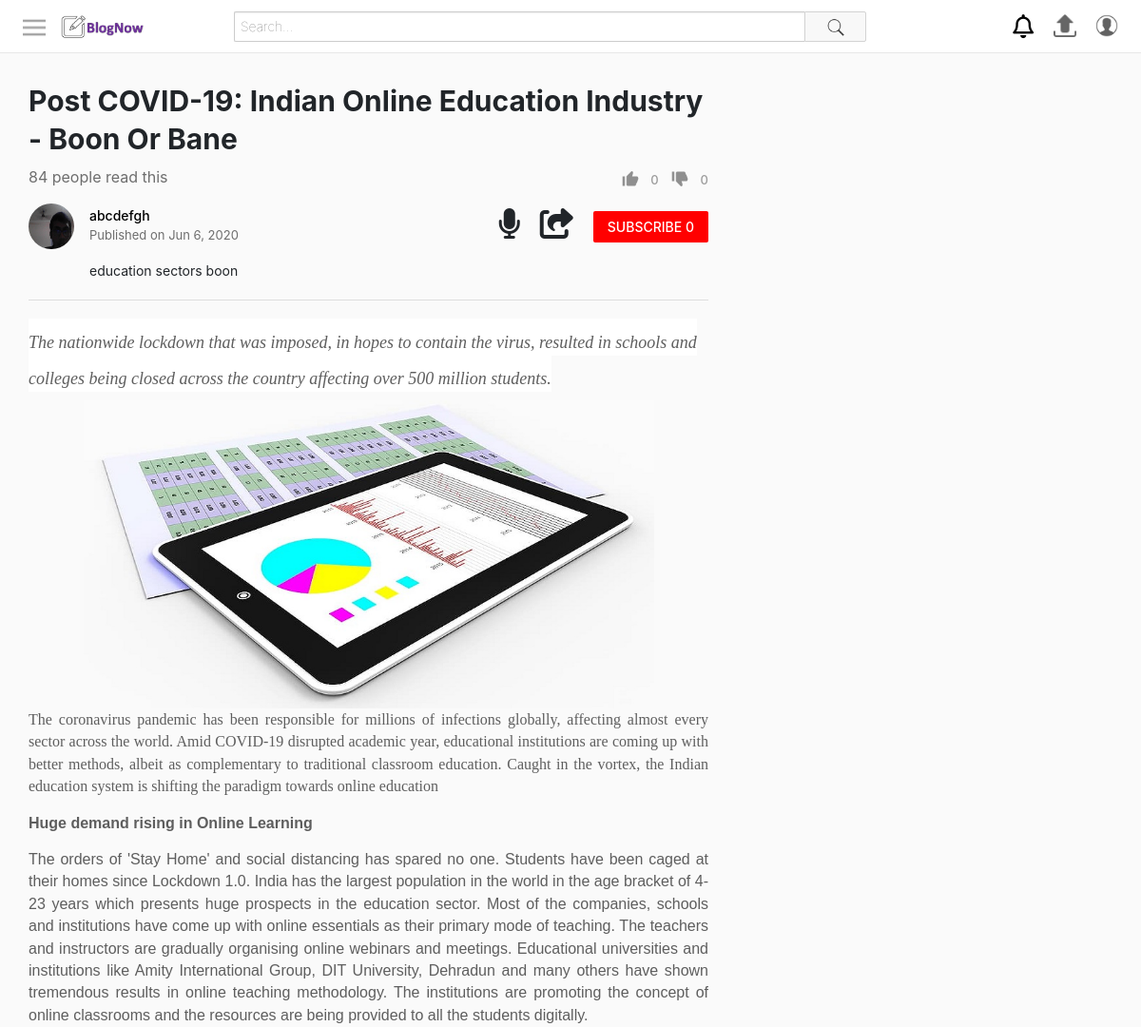
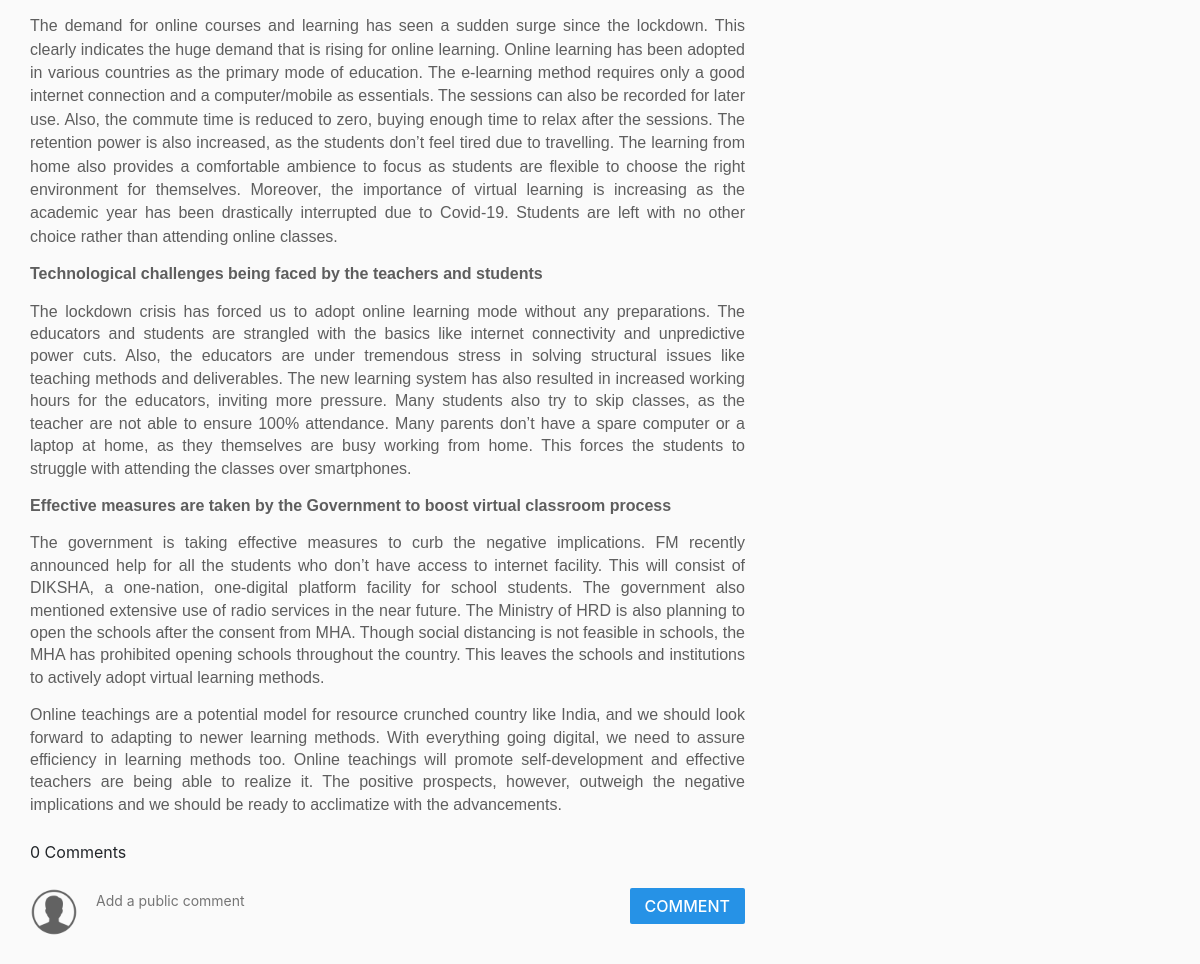
/read.php?id=171 (signed in), run on the app's committed database (2 pictures, top to bottom).
### tables this page shows
CREATE TABLE `users` (
  `id` int(11) NOT NULL,
  `firstName` varchar(25) NOT NULL,
  `lastName` varchar(25) NOT NULL,
  `username` varchar(25) NOT NULL,
  `email` varchar(100) NOT NULL,
  `password` varchar(255) NOT NULL,
  `signUpDate` datetime NOT NULL DEFAULT current_timestamp(),
  `profilePic` varchar(255) NOT NULL,
  `statusPaused` int(11) NOT NULL DEFAULT 0,
  `statusPaused2` int(11) NOT NULL DEFAULT 0
);

CREATE TABLE `articles` (
  `id` int(11) NOT NULL,
  `uploadedBy` varchar(50) NOT NULL,
  `title` varchar(70) NOT NULL,
  `description` varchar(1000) NOT NULL,
  `privacy` int(11) NOT NULL,
  `category` int(11) NOT NULL,
  `uploadDate` datetime NOT NULL DEFAULT current_timestamp(),
  `views` int(11) NOT NULL,
  `length` varchar(10) NOT NULL,
  `content` varchar(10000) NOT NULL
);

### includes/classes/User.php (called while the page is built, shortened)
<?php
class User{
    private $con, $sqlData, $username;
    public function __construct($con, $username) {
        $this->con=$con;
        $query=$this->con->prepare("SELECT * FROM users WHERE username = :un");
        $query->bindParam(":un", $username);
        $query->execute();
        $this->sqlData=$query->fetch(PDO::FETCH_ASSOC);
        $this->username=$username;
    }
    public static function isLoggedIn() {
        return isset($_SESSION["userLoggedIn"]);
    }
    public function getUsername() {
        return $this->username;
    }
    public function getProfilePic() {
        if($this->sqlData)
            return $this->sqlData["profilePic"];
        else
            return "assets/images/profilePictures/default.png";
    }
    public function isSubscribedTo($userTo) {
        $query=$this->con->prepare("SELECT * FROM subscribers WHERE userTo=:userTo and userFrom=:userFrom");
        $query->bindParam(":userTo", $userTo);
        $query->bindParam(":userFrom", $username);
        $username = $this->getUsername();
        $query->execute();
        return $query->rowCount() > 0;
    }
    public function getSubscriberCount() {
        $query=$this->con->prepare("SELECT * FROM subscribers WHERE userTo=:userTo");
        $query->bindParam(":userTo", $username);
        $query->execute();
        return $query->rowCount();
    }
}
?>

### includes/classes/Article.php (called while the page is built, shortened)
<?php
class Article{
    private $con, $sqlData, $userLoggedInObj;
    public function __construct($con, $input, $userLoggedInObj) {
        $this->con=$con;
        $this->userLoggedInObj=$userLoggedInObj;
        if(is_array($input)){
            $this->sqlData=$input;
        }
        else{
            $query=$this->con->prepare("SELECT * FROM articles WHERE id = :id");
            $query->bindParam(":id", $input);
            $query->execute();
            $this->sqlData=$query->fetch(PDO::FETCH_ASSOC);
        }
    }
    public function getId() {
        return $this->sqlData["id"];
    }
    public function getUploadedBy() {
        return $this->sqlData["uploadedBy"];
    }
    public function getTitle() {
        return $this->sqlData["title"];
    }
    public function getDescription() {
        return $this->sqlData["description"];
    }
    public function getContent() {
        return $this->sqlData["content"];
    }
    public function getUploadDate() {
        $date=$this->sqlData["uploadDate"];
        return date("M j, Y", strtotime($date));
    }
    public function getViews() {
        return $this->sqlData["views"];
    }
    public function incrementViews() {
        $articleId=$this->getId();
        $this->sqlData["views"]=$this->sqlData["views"]+1;
    }
        public function getLikes() {
        $query=$this->con->prepare("SELECT count(*) as'count' FROM likes WHERE articleId=:articleId");
        $query->bindParam(":articleId", $articleId);
        $query->execute();
        $data=$query->fetch(PDO::FETCH_ASSOC);
        return $data["count"];
        }
        public function getDislikes() {
            $query=$this->con->prepare("SELECT count(*) as'count' FROM dislikes WHERE articleId=:articleId");
            $query->bindParam(":articleId", $articleId);
            $query->execute();
            $data=$query->fetch(PDO::FETCH_ASSOC);
            return $data["count"];
            }
            public function wasLikedBy() {
                $query=$this->con->prepare("SELECT * FROM likes WHERE username=:username and articleId=:articleId");
                $query->bindParam(":username", $username);
                $query->bindParam(":articleId", $id);
                $id=$this->getId();
                $username=$this->userLoggedInObj->getUsername();
                $query->execute();
                return $query->rowCount() >0;
            }
            public function wasDislikedBy() {
                $query=$this->con->prepare("SELECT * FROM dislikes WHERE username=:username and articleId=:articleId");
                $query->bindParam(":username", $username);
                $query->bindParam(":articleId", $id);
                $query->execute();
                return $query->rowCount() >0;
            }
}
?>

### includes/classes/ButtonProvider.php (the view, shortened to what this page needs)
<?php
class ButtonProvider {
    public static $signInFunction="notSignedIn()";
    public static function createLink($link) {
        return User::isLoggedIn() ? $link: ButtonProvider::$signInFunction;
    }
    public static function createButton($text, $imageSrc, $action, $class) {
       $image=($imageSrc==null)?"":"<img src='$imageSrc'>";
       $action=ButtonProvider::createLink($action);
        return "<button class='$class' onclick='$action' >
                    $image
                    <span class='text'>$text</span>
                </button>";
    }
    public static function createUserProfileButton($con, $username) {
        $userObj=new User($con, $username);
        $profilePic=$userObj->getProfilePic();
        $link="profile.php?username=$username";
        if($username=="") {
            $userProfile="<a onclick='notSignedIn2(this)'>";
        }
        else {
            $userProfile="<a href='$link'>";
        }
        return "$userProfile
                    <img src='$profilePic' class='profilePicture'>
                </a>";
    }
    public static function createSubscriberButton($con, $userToObj, $userLoggedInObj) {
        $userTo=$userToObj->getUsername();
        $userLoggedIn=$userLoggedInObj->getUsername();
        $isSubscribedTo=$userLoggedInObj->isSubscribedTo($userTo);
        $buttonText = $isSubscribedTo ? "SUBSCRIBED" : "SUBSCRIBE";
        $buttonText .= " " . $userToObj->getSubscriberCount();
        $buttonClass=$isSubscribedTo?"unsubscribe button":"subscribe button";
        $action="subscribe(\"$userTo\", \"$userLoggedIn\", this)";
        $button=ButtonProvider::createButton($buttonText, null, $action, $buttonClass);
        return "<div class='subscribeButtonContainer'>
                    $button
                </div>";
    }
    public static function createUserProfileNavigationButton($con, $username) {
        if(User::isLoggedIn()) {
            return ButtonProvider::createUserProfileButton($con, $username);
        }
        else {
            return "<a href='signIn.php'>
                        <span class='signInLink'>SIGN IN</span>
                    </a>";
        }
    }
}
?>

### includes/classes/ArticleInfoSection.php
<?php
require_once("includes/classes/ArticleInfoControls.php");
class  ArticleInfoSection {
    private $con, $article, $userLoggedInObj;
    public function __construct($con, $article, $userLoggedInObj) {
            $this->article=$article;
            $this->con=$con;
            $this->userLoggedInObj=$userLoggedInObj;
    }
    public function create() {
        return $this->createPrimaryInfo() . $this->createSecondaryInfo();
    }
    private function createPrimaryInfo() {
        $title=$this->article->getTitle();
        $views=$this->article->getViews();
        $articleInfoControls=new ArticleInfoControls($this->article, $this->userLoggedInObj);
        $controls=$articleInfoControls->create();
        return "<div class='articleInfo'>
                    <h1>$title</h1>
                    <div class='bottomSection'>
                        <span class='viewCount'>$views people read this</span>
                        $controls
                    </div>
                </div>";
    }
    private function createSecondaryInfo() {
        $description=$this->article->getDescription();
        $uploadDate=$this->article->getUploadDate();
        $uploadedBy=$this->article->getUploadedBy();
        $profileButton=ButtonProvider::createUserProfileButton($this->con, $uploadedBy);
        if($uploadedBy == $this->userLoggedInObj->getUsername()) {
            $actionButton=ButtonProvider::createEditArticleButton($this->article->getId());
        }
        else {
            $userToObj=new User($this->con, $uploadedBy);
            $actionButton=ButtonProvider::createSubscriberButton($this->con, $userToObj, $this->userLoggedInObj);
        }
        $btn="btn";
        $speak="<a class='iconMargin' id='speaker'>
                    <i class='fas fa-2x fa-microphone'></i>
                </a>";
        $share="<a class='iconMargin' id='$btn'>
                    <i class='fas fa-2x fa-share-square'></i>
                </a>";
        return "<div class='secondaryInfo'>
                    <div class='topRow'>
                    $profileButton
                    <div class='uploadInfo'>
                        <span class='owner'>
                            <a href='profile.php?username=$uploadedBy'>
                                $uploadedBy
                            </a>
                        </span>
                        <span class='date'>Published on $uploadDate</span>
                    </div>
                    $speak
                    $share
                    $actionButton
                    </div>
                    <div class='descriptionContainer'>
                        $description
                    </div>
                </div>";
    }
}
?>

### includes/classes/ArticleRead.php
<?php
class ArticleRead {
    private $article;
    public function __construct($article) {
            $this->article=$article;
    }
    public function create() {
        $content=$this->article->getContent();
        return "<div class='articleRead'>
                    $content
                </div>";
    }
}
?>

### assets/css/style.css (style rules this page uses)
html, body { height:100%; padding:0; margin:0; }
#mastHeadContainer button:not(.searchButton), #mastHeadContainer .rightIcons img { cursor: pointer; width: 40px; height: 40px; padding: 8px; box-sizing: border-box; border: none; background-color: transparent; }
#mastHeadContainer .rightIcons a { vertical-align: top; }
.readLeftColumn .articleRead { width:100%; }
.articleInfo { width: 100%; padding: 20px 0 8px 0; }
.articleInfo h1 { display: block; overflow: hidden; font-size: 30px; font-weight: 750; line-height: 40px; }
.articleInfo .bottomSection { display: flex; }
.articleInfo .bottomSection .viewCount { color: rgba(17,17,17,0.6); font-size: 16px; flex: 1; }
.articleInfo .bottomSection .controls button { padding: 0; background-color: transparent; border: none; color: rgba(17,17,17,0.4); font-weight: 500; font-size: 13px; cursor: pointer; }
.articleInfo .bottomSection .controls button img { height:20px; width:20px; margin:4px 8px 8px 8px; }
.secondaryInfo .topRow { display: flex; margin-bottom: 12px; }
.profilePicture { height:100% }
.secondaryInfo .topRow .profilePicture { margin-right: 16px; width: 48px; height: 48px; border-radius: 50%; }
.secondaryInfo .topRow .uploadInfo { flex:1; display:flex; flex-direction:column; margin-right: 10px }
.secondaryInfo .topRow .uploadInfo .date { color: rgba(17,17,17,0.6); font-size:13px; font-weight:400; }
.secondaryInfo .descriptionContainer { margin-left: 64px; max-width: 615px; font-size: 14px; font-weight: 400; line-height: 21px; }
.secondaryInfo { border-bottom: 1px solid #dedede; padding-bottom: 20px; margin-bottom: 20px; }
.secondaryInfo .topRow .button { padding: 6px 15px; cursor: pointer; font-weight: 500; border-radius: 2px; border: none; font-size: 14px; }
.secondaryInfo .topRow .subscribeButtonContainer, .secondaryInfo .topRow .editArticleButtonContainer { display: flex; flex-direction: column; justify-content: center; }
.subscribeButtonContainer .subscribe { background-color:#f00; color:#fff }
.secondaryInfo .topRow .uploadInfo .owner a { font-size:14px; font-weight:500; color:#000; }
.commentSection .header .commentForm .profilePicture, .commentSection .comment .profilePicture, .commentForm .profilePicture { margin-right: 16px; width: 48px; height: 48px; border-radius: 50%; }
.commentSection .header .commentForm .postComment, .itemContainer .commentForm .postComment, .itemContainer .commentForm .cancelComment { height: 36px; background-color: #2692e6; color:#fff; font-weight: 500; border:none; padding: 0 15px; border-radius: 2px; }
.iconMargin { margin-top: 5px; margin-right: 20px; cursor: pointer; }
* { box-sizing: border-box; }

### data on the page
users: profilePic (placeholder picture)
articles: title "Post COVID-19: Indian Online Education Industry - Boon Or Bane", uploadedBy "abcdefgh", uploadDate "Jun 6, 2020", description "education sectors boon", content "The nationwide lockdown that was imposed, in hopes to contain the virus, resulted in schools and colleges being closed across the country affecting over 500 million students. The coronavirus pandemic has been responsible for millions of infections globally, affecting almost every sector across the world. Amid COVID-19 disrupted academic year, educational institutions are coming up with better methods, albeit as complementary to traditional classroom education. Caught in the vortex, the Indian education system is shifting the paradigm towards online education Huge demand rising in Online Learning The orders of 'Stay Home' and social distancing has spared no one. Students have been caged at…", content (picture)
users: profilePic (picture)

### other printed values
$views "84"
$text "0 0 SUBSCRIBE 0 COMMENT"
$numComments "0"
